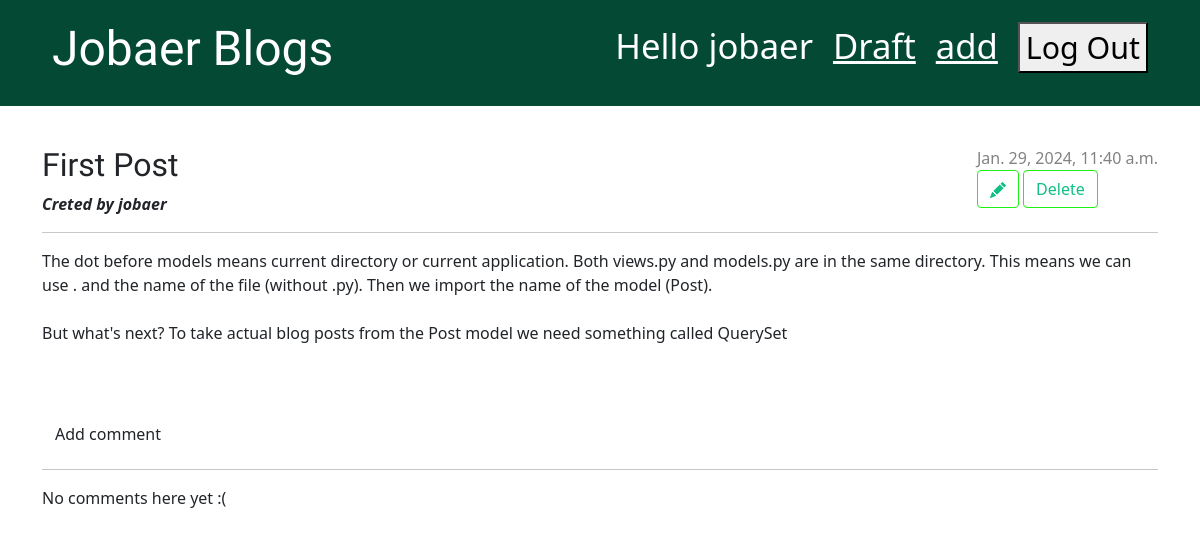
The page /post/1/ (signed in) on the database as committed earlier.
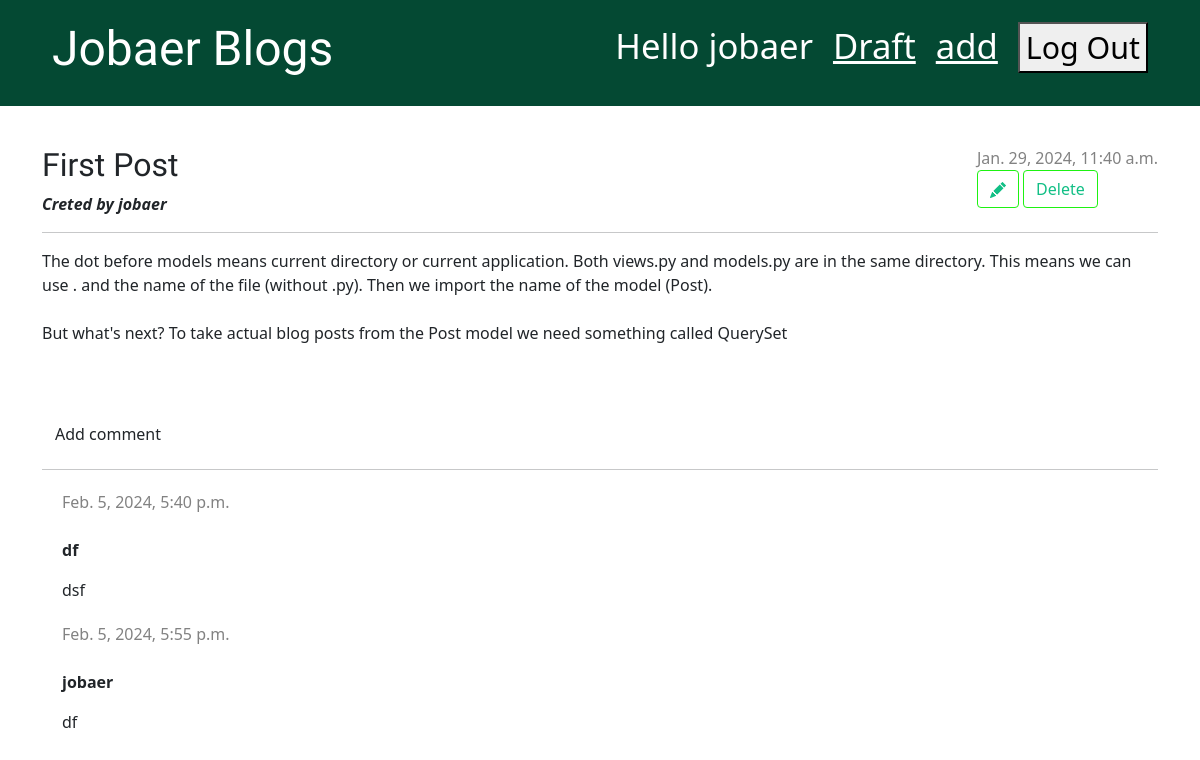
The same page on the database as committed later.
### blog/models.py (models this page shows, shortened)
class Comment(models.Model):
    post = models.ForeignKey('blog.Post', on_delete = models.CASCADE, related_name = 'comments')
    author = models.CharField(max_length = 200)
    text = models.TextField()
    created_date = models.DateTimeField(default=timezone.now)
    approved_comment = models.BooleanField(default=False)

### blog/views.py (the view)
# urls.py: path('post/<int:pk>/', views.post_detail, name='post_detail'),
@login_required
def post_detail(request,pk):
    post = get_object_or_404(Post,pk=pk)
    return render(request,'blog/post_detail.html',{'post':post})

### blog/templates/blog/post_detail.html (shortened to what this page needs)
{% extends 'blog/base.html' %} {% block content %}
<article class="post">
  <aside class="actions">
    {% if post.published_date %}
    <div class="date">{{ post.published_date }}</div>
    {% else %}
    <a class="btn btn-secondary" href="{% url 'post_publish' pk=post.pk %}"
      >Publish</a
    >
    {% endif %} {% if user.is_authenticated %}
    <a class="btn btn-secondary" href="{% url 'post_edit' pk=post.pk %}">
    </a>
    <a class="btn btn-secondary" href="{% url 'post_remove' pk=post.pk %}"
      >Delete</a
    >
    {%endif %}
  </aside>
  <h2>{{ post.title }}</h2>
  <b><i>Creted by {{post.author}}</i></b>
  <hr />
  <p>{{ post.text|linebreaksbr }}</p>
</article>
<a class="btn btn-default" href="{% url 'add_comment_to_post' pk=post.pk %}">Add comment</a>
<hr>
{% for comment in post.comments.all %}
    {% if user.is_authenticated or comment.approved_comment %}
    <div class="comment">
        <div class="date">
            {{ comment.created_date }}
            <br>
        </div>
        <br>
        <strong>{{ comment.author }}</strong>
        <p>{{ comment.text|linebreaks }}</p>
    </div>
    {% endif %}
{% empty %}
    <p>No comments here yet :(</p>
{% endfor %}
{% endblock %}

Rows that differ between the two databases and show on the page:
added Comment: created_date "Feb. 5, 2024, 5:40 p.m.", author "df", text "dsf"
added Comment: created_date "Feb. 5, 2024, 5:55 p.m.", author "jobaer", text "df"
Other text that changed with them:
text no longer shown: "No comments here yet :("
